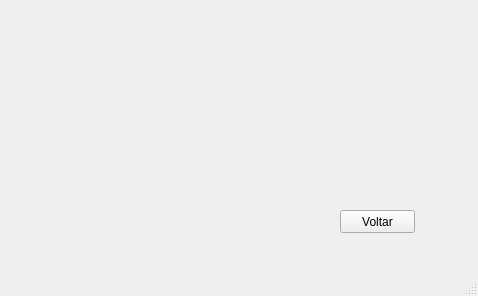
<?xml version="1.0" encoding="UTF-8"?>
<ui version="4.0">
 <class>MainWindow</class>
 <widget class="QMainWindow" name="MainWindow">
  <property name="geometry">
   <rect>
    <x>0</x>
    <y>0</y>
    <width>478</width>
    <height>296</height>
   </rect>
  </property>
  <property name="windowTitle">
   <string>Ajuda - Tela Quantitativa</string>
  </property>
  <widget class="QWidget" name="centralwidget">
   <widget class="QPushButton" name="voltarBt">
    <property name="geometry">
     <rect>
      <x>340</x>
      <y>210</y>
      <width>75</width>
      <height>23</height>
     </rect>
    </property>
    <property name="text">
     <string>Voltar</string>
    </property>
   </widget>
  </widget>
  <widget class="QStatusBar" name="statusbar"/>
 </widget>
 <resources/>
 <connections/>
</ui>
